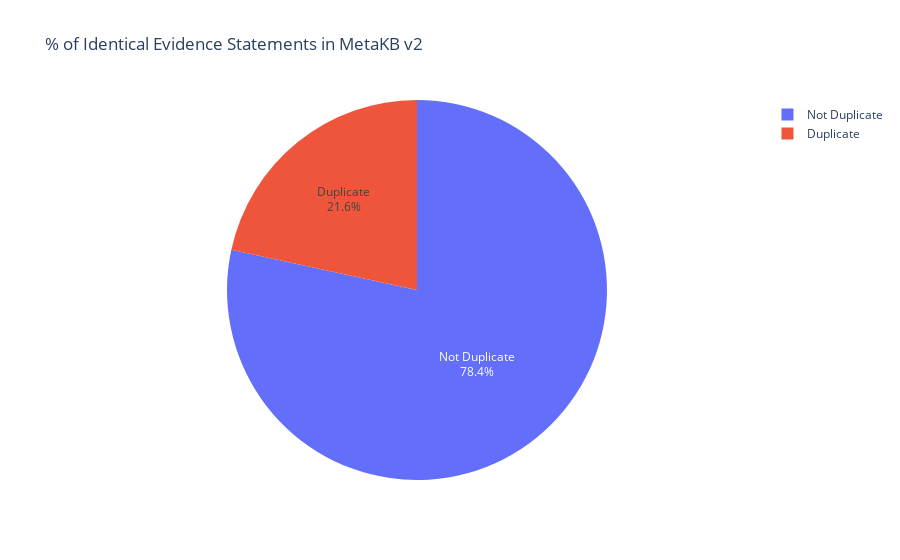

Notebook code for this chart:
### Code cell
fig = px.pie(data, values='counts', names='is_duplicate', title='% of Identical Evidence Statements in MetaKB v2')
fig.update_traces(textinfo='percent+label')
fig.show()

### Figure 1 — Plotly figure (JSON) as saved in the notebook; plotly's stock layout.template omitted (floating-point values rounded to 4 significant figures; data arrays with more than 128 entries replaced by an {"elided": "..."} marker saying what was removed)
{"data": [{"domain": {"x": [0, 1], "y": [0, 1]}, "hovertemplate": "is_duplicate=%{label}<br>counts=%{value}<extra></extra>", "labels": {"elided": "903 str values"}, "legendgroup": "", "name": "", "showlegend": true, "textinfo": "percent+label", "type": "pie", "values": {"elided": "903 int values"}}], "layout": {"legend": {"tracegroupgap": 0}, "title": {"text": "% of Identical Evidence Statements in MetaKB v2"}}}
